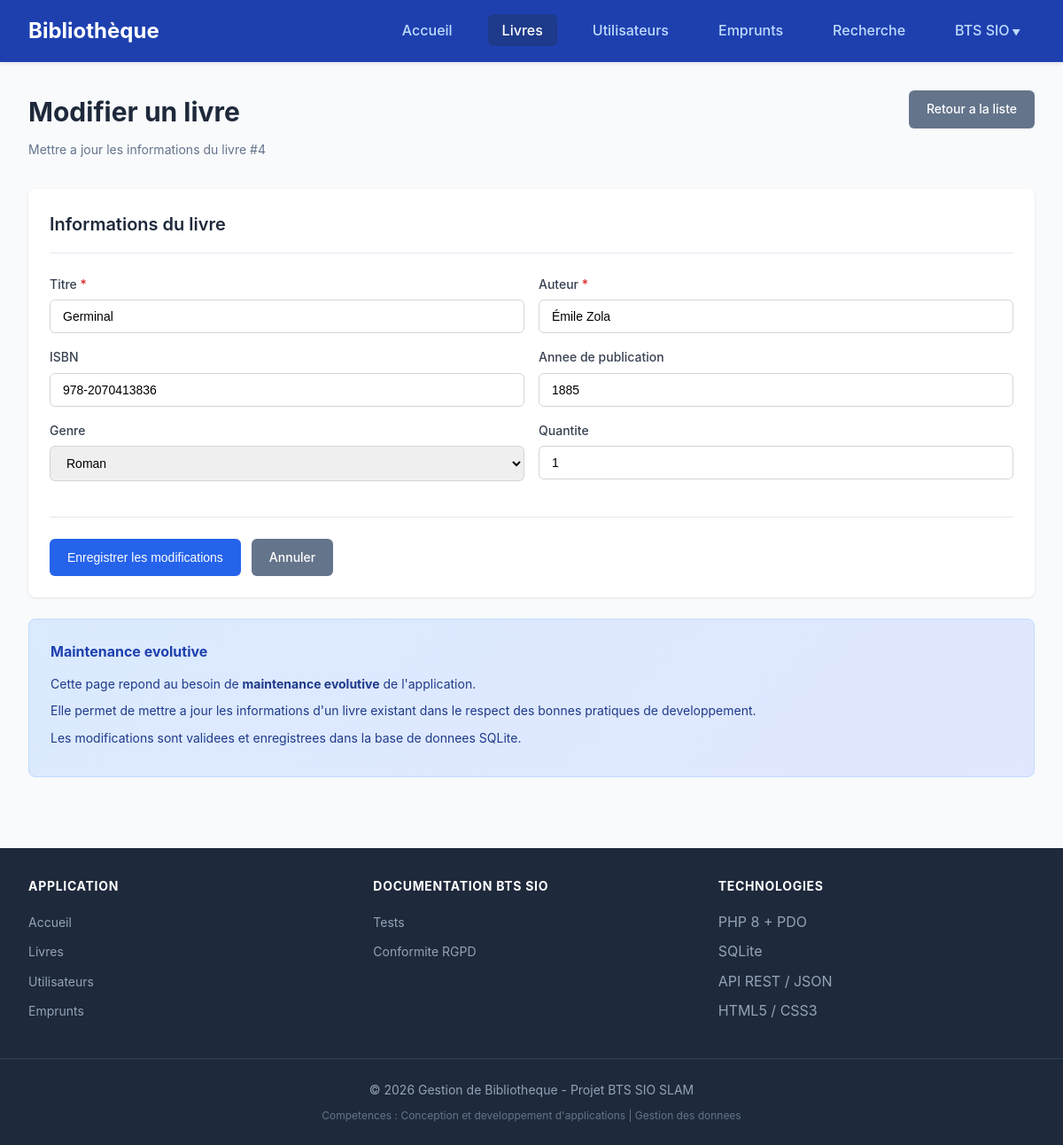
The page /modifier_livre.php?id=4 on the database its author committed.
### tables this page shows
CREATE TABLE livres (
                id INTEGER PRIMARY KEY AUTOINCREMENT,
                titre VARCHAR(255) NOT NULL,
                auteur VARCHAR(255) NOT NULL,
                isbn VARCHAR(20) UNIQUE,
                annee_publication INTEGER,
                genre VARCHAR(100),
                quantite INTEGER DEFAULT 1,
                disponible INTEGER DEFAULT 1,
                date_ajout DATETIME DEFAULT CURRENT_TIMESTAMP
            );

### modifier_livre.php (the view, shortened to what this page needs)
<?php
$db = Database::getInstance()->getConnection();
$livre = null;
$id = isset($_GET['id']) ? intval($_GET['id']) : 0;
try {
    $stmt = $db->prepare("SELECT * FROM livres WHERE id = :id");
    $stmt->bindParam(':id', $id);
    $stmt->execute();
    $livre = $stmt->fetch(PDO::FETCH_ASSOC);
} catch (PDOException $e) {
    header('Location: livres.php');
    exit;
}
require_once 'includes/header.php';
?>
<div class="page-header">
    <div>
        <h1>Modifier un livre</h1>
        <p class="subtitle">Mettre a jour les informations du livre #<?php echo $id; ?></p>
    </div>
    <a href="livres.php" class="btn btn-secondary">Retour a la liste</a>
</div>
<div class="card">
    <div class="card-header">
        <h2 class="card-title">Informations du livre</h2>
    </div>
    <div class="card-body">
        <form method="POST" action="">
            <div class="form-row">
                <div class="form-group">
                    <label for="titre" class="form-label">Titre <span class="required">*</span></label>
                    <input type="text" id="titre" name="titre" class="form-control"
                           value="<?php echo htmlspecialchars($livre['titre']); ?>"
                           placeholder="Ex: Les Miserables" required>
                </div>
                <div class="form-group">
                    <label for="auteur" class="form-label">Auteur <span class="required">*</span></label>
                    <input type="text" id="auteur" name="auteur" class="form-control"
                           value="<?php echo htmlspecialchars($livre['auteur']); ?>"
                           placeholder="Ex: Victor Hugo" required>
                </div>
            </div>
            <div class="form-row">
                <div class="form-group">
                    <label for="isbn" class="form-label">ISBN</label>
                    <input type="text" id="isbn" name="isbn" class="form-control"
                           value="<?php echo htmlspecialchars($livre['isbn'] ?? ''); ?>"
                           placeholder="Ex: 978-2070409228">
                </div>
                <div class="form-group">
                    <label for="annee_publication" class="form-label">Annee de publication</label>
                    <input type="number" id="annee_publication" name="annee_publication" class="form-control"
                           value="<?php echo $livre['annee_publication'] ?? ''; ?>"
                           min="1000" max="<?php echo date('Y'); ?>">
                </div>
            </div>
            <div class="form-row">
                <div class="form-group">
                    <label for="genre" class="form-label">Genre</label>
                    <select id="genre" name="genre" class="form-control">
                        <option value="Roman" <?php echo (($livre['genre'] ?? '') === 'Roman') ? 'selected' : ''; ?>>Roman</option>
                    </select>
                </div>
                <div class="form-group">
                    <label for="quantite" class="form-label">Quantite</label>
                    <input type="number" id="quantite" name="quantite" class="form-control"
                           value="<?php echo $livre['quantite'] ?? 1; ?>" min="1">
                </div>
            </div>
            <div class="form-actions">
                <button type="submit" class="btn btn-primary">Enregistrer les modifications</button>
                <a href="livres.php" class="btn btn-secondary">Annuler</a>
            </div>
        </form>
    </div>
</div>
<div class="info-box">
    <h3>Maintenance evolutive</h3>
    <p>Cette page repond au besoin de <strong>maintenance evolutive</strong> de l'application.</p>
    <p>Elle permet de mettre a jour les informations d'un livre existant dans le respect des bonnes pratiques de developpement.</p>
    <p>Les modifications sont validees et enregistrees dans la base de donnees SQLite.</p>
</div>
<?php require_once 'includes/footer.php'; ?>

### includes/header.php (style rules this page uses)
* { margin: 0; padding: 0; box-sizing: border-box; }
body { font-family: -apple-system, BlinkMacSystemFont, 'Segoe UI', Roboto, Oxygen, Ubuntu, sans-serif; background-color: #f8fafc; color: #1e293b; line-height: 1.6; }
.card { background: white; border-radius: 0.5rem; box-shadow: 0 1px 3px rgba(0,0,0,0.1); padding: 1.5rem; margin-bottom: 1.5rem; }
.card-header { display: flex; justify-content: space-between; align-items: center; margin-bottom: 1.5rem; padding-bottom: 1rem; border-bottom: 1px solid #e2e8f0; }
.card-title { font-size: 1.25rem; font-weight: 600; color: #1e293b; }
.btn { display: inline-flex; align-items: center; gap: 0.5rem; padding: 0.625rem 1.25rem; border-radius: 0.375rem; font-weight: 500; font-size: 0.875rem; text-decoration: none; cursor: pointer; border: none; transition: all 0.2s; }
.btn-primary { background-color: #2563eb; color: white; }
.btn-secondary { background-color: #64748b; color: white; }
.form-group { margin-bottom: 1rem; }
.form-label { display: block; margin-bottom: 0.375rem; font-weight: 500; color: #374151; font-size: 0.875rem; }
.form-control { width: 100%; padding: 0.625rem 0.875rem; border: 1px solid #d1d5db; border-radius: 0.375rem; font-size: 0.875rem; transition: border-color 0.2s, box-shadow 0.2s; }
select.form-control { cursor: pointer; }
.page-header { margin-bottom: 2rem; }
.page-header h1 { font-size: 1.875rem; font-weight: 700; color: #1e293b; margin-bottom: 0.5rem; }
.page-header p { color: #64748b; }
.form-row { display: grid; grid-template-columns: repeat(2, 1fr); gap: 1rem; }
.form-actions { display: flex; gap: 0.75rem; margin-top: 1.5rem; padding-top: 1.5rem; border-top: 1px solid #e2e8f0; }
.required { color: #dc2626; }
.info-box { background: linear-gradient(135deg, #dbeafe 0%, #e0e7ff 100%); border: 1px solid #bfdbfe; border-radius: 0.5rem; padding: 1.5rem; margin-top: 1.5rem; }
.info-box h3 { color: #1e40af; margin-bottom: 0.75rem; font-size: 1rem; }
.info-box p { color: #1e3a8a; font-size: 0.875rem; margin-bottom: 0.5rem; }
.subtitle { color: #64748b; font-size: 0.875rem; }
.page-header { display: flex; justify-content: space-between; align-items: flex-start; margin-bottom: 2rem; flex-wrap: wrap; gap: 1rem; }
.card-body { padding: 0; }

### rows shown on the page
livres: titre "Germinal", auteur "Émile Zola", isbn "978-2070413836", annee_publication "1885", genre "Roman", quantite "1"

### other values the page prints
$id "4"
